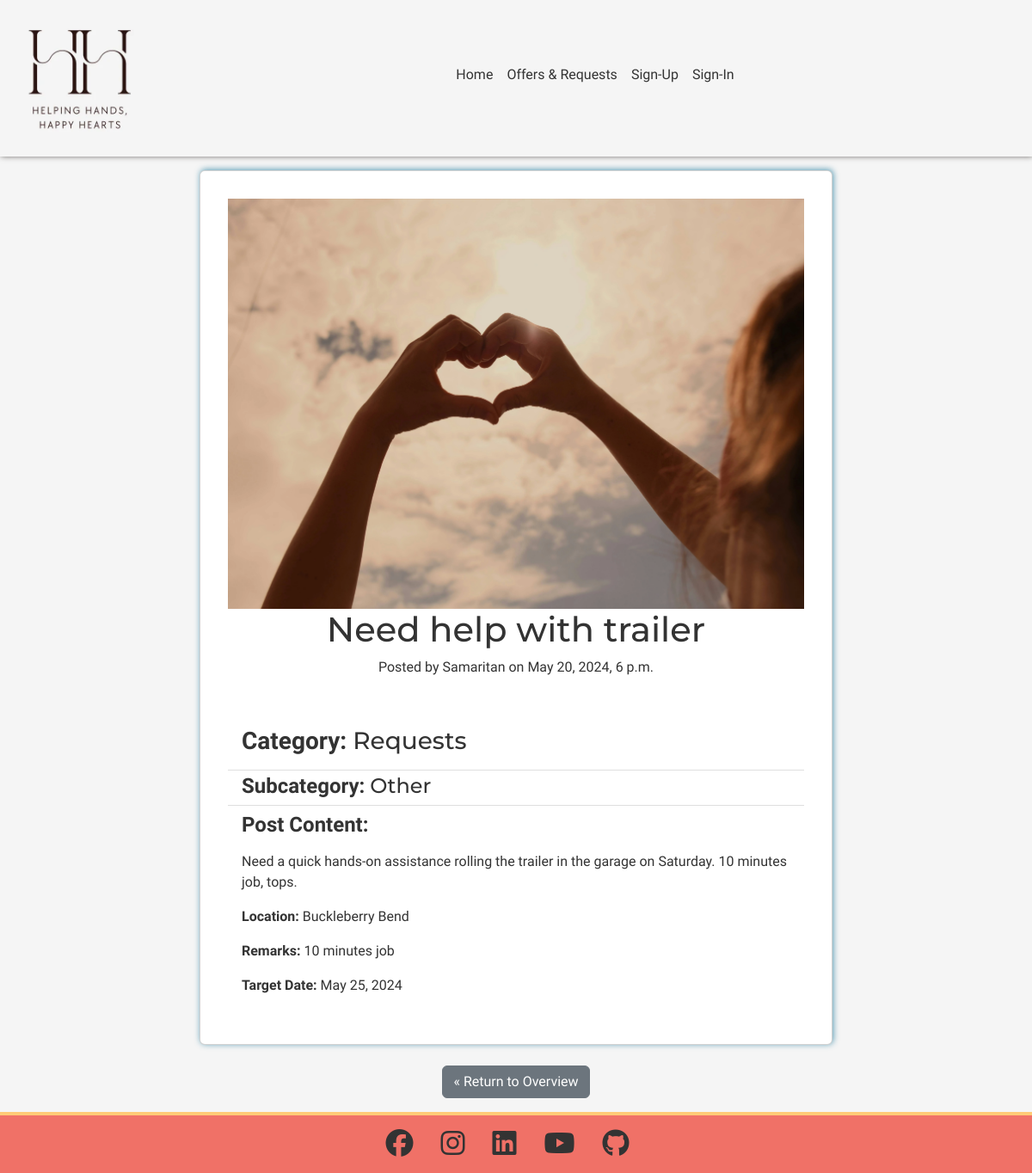
The app's page /board/post/need-help-with-trailer/ with its own data.
### board/models.py (models this page shows, shortened)
class Post(models.Model):
    author = models.ForeignKey(
        User, related_name="post_owner", on_delete=models.CASCADE
    )
    title = models.CharField(max_length=60, null=False, blank=False)
    slug = AutoSlugField(populate_from="title", always_update=True, unique=True)
    excerpt = models.CharField(max_length=500, null=False, blank=False)
    content = RichTextField(max_length=5000, null=False, blank=False)
    published_date = models.DateTimeField(auto_now_add=True)
    edited_date = models.DateTimeField(auto_now=True)
    status = models.IntegerField(choices=STATUS, default=0)
    location = models.ForeignKey(
        Location,
        related_name="post_location",
        null=True,
        blank=True,
        on_delete=models.SET_NULL
    )
    category = models.ForeignKey(
        Category,
        related_name="post_category",
        null=False,
        blank=False,
        on_delete=models.CASCADE
    )
    subcategory = models.ForeignKey(
        Subcategory,
        related_name="post_subcategory",
        null=True,
        blank=True,
        on_delete=models.SET_NULL
    )
    post_image = ResizedImageField(
        size=[400, None],
        upload_to="happyhelping/",
        null=True,
        blank=True,
        quality=75,
        force_format="webp"
    )
    availability = models.CharField(
        max_length=20,
        choices=AVAILABILITY_CHOICES,
        null=True,
        blank=True
    )
    tools_required = models.CharField(
        max_length=50, choices=TOOLS_REQUIRED, null=True, blank=True
    )
    remarks = models.TextField(max_length=250, null=True, blank=True)
    target_date = models.DateField(null=True, blank=True)
    likes = models.ManyToManyField(User, blank=True, related_name="liked_post")
    bookmarks = models.ManyToManyField(User, blank=True, related_name="bookmarked_post")
    class Meta:
        ordering = ["-published_date"]

class Category(models.Model):
    CATEGORIES = [
        ("offers", "Offers"),
        ("requests", "Requests"),
    ]
    category = models.CharField(max_length=8, choices=CATEGORIES)
    def __str__(self):
        return (
            self.get_category_display()
        )  # get_category_display returns "human-readable" value

class Subcategory(models.Model):
    SUBCATEGORIES = [
        ("borrow", "Borrow"),
        ("carpool", "Carpool"),
        ("gardening", "Gardening"),
        ("kids", "Kids"),
        ("leisure", "Leisure"),
        ("pets", "Pets"),
        ("repairs", "Repairs"),
        ("tech", "Tech"),
        ("other", "Other"),
    ]
    subcategory = models.CharField(max_length=10, choices=SUBCATEGORIES)
    def __str__(self):
        return (
            self.get_subcategory_display()
        )  # get_subcategory_display returns "human-readable" value

class Location(models.Model):
    LOCATION = [
        ("AA", "Arkenstone Avenue"),
        ("BB", "Buckleberry Bend"),
        ("CC", "Cobblestone Crossing"),
        ("EE", "Elderberry End"),
        ("FF", "Foxglove Field"),
        ("HH", "Harvest Hollow"),
        ("MM", "Marigold Mews"),
        ("OO", "Old Oak End"),
        ("PP", "Primrose Path"),
        ("RR", "Redleaf Rise"),
        ("SS", "Shirebrook Springs"),
        ("WW", "Windrush Way"),
    ]
    location = models.CharField(max_length=50, choices=LOCATION)
    def __str__(self):
        return (
            self.get_location_display()
        )  # get_location_display returns "human-readable" value

### board/views.py (the view)
# urls.py: path("post/<slug:slug>/", PostDetail.as_view(), name="post_detail"),
class PostDetail(DetailView):
    queryset = Post.objects.filter(status=1)
    template_name = "board/post_detail.html"
    model = Post
    context_object_name = "post"

### board/templates/board/post_detail.html (shortened to what this page needs)
{% extends 'base.html' %}
{% load static %}
{% load i18n %}
{% block content %}
<div class="container">
    <div class="row">
        <div class="col-md-8 offset-md-2">
            <div class="card mb-4 mt-3 box">
                <div class="card-body d-flex flex-column justify-content-center align-items-center m-3">
                    <div class="img-container">
                        {% if post.post_image %}
                        <img src="{{ post.post_image.url }}" alt="image for post {{ post.title }}" class="img-fluid">
                        {% else %}
                        <img src="{% static 'images/placeholder.webp' %}" alt="placeholder post image of hands forming a heart" class="img-fluid">
                        {% endif %}
                    </div>
                    <h1 class="text-center">{{ post.title }}</h1>
                    <p class="text-center">Posted by {{ post.author }} on {{ post.published_date }}</p>
                    <article class="card-text">
                        <ul class="list-group list-group-flush">
                            <li class="list-group-item">
                                <h2 class="card-title"><strong>Category: </strong>{{ post.category }}</h2>
                            </li>
                            <li class="list-group-item">
                                <h3 class="card-subtitle">
                                    {% if post.subcategory %}
                                    <strong>Subcategory: </strong>{{ post.subcategory }}
                                    {% endif %}
                                </h3>
                            </li>
                            <li class="list-group-item">
                                <h3><strong>Post Content: </strong></h3>
                                <p> {{ post.content | safe}}</p>
                                <p>
                                    {% if post.location %}
                                    <strong>Location: </strong>{{ post.location }}</p>
                                {% endif %}
                                <p>
                                    {% if post.remarks %}
                                    <strong>Remarks: </strong>{{ post.remarks }}
                                    {% endif %}
                                </p>
                                <p>
                                    {% if post.target_date %}
                                    <strong>Target Date: </strong>{{ post.target_date }}
                                    {% endif %}
                                </p>
                            </li>
                        </ul>
                    </article>
                </div>
            </div>
            <div class="d-flex justify-content-center align-items-center col-xs-8 col-s-6 mb-3">
                <a href="{% url 'board' %}" class="btn btn-secondary">&laquo; Return to Overview</a>
            </div>
        </div>
    </div>
</div>
{% endblock %}

### static/css/base.css (style rules this page uses)
:root { --black: #333333; --off-white: #F5F5F5; --warm-white: #FEF9EF; --coral: #F07167; --blue: #227C9D; --yellow: #FFCB77; --blue-box-shadow: 1px -1px 7px 0 rgba(34, 124, 157, 0.75); --black-box-shadow: 1px -1px 7px 0 #4E4A47; --border: 1px solid #4E4A47; }
* { margin: 0; padding: 0; box-sizing: border-box; font-family: "Work Sans", sans-serif; color: var(--black); }
html, body { height: 100%; }
body { display: flex; flex-direction: column; }
h1, h2, h3, h4, h5, h6 { font-family: "Montserrat", sans-serif; }
h2 { font-size: 1.75em; }
h3 { font-size: 1.5em; }
.box { box-shadow: var(--blue-box-shadow); }

### records on screen
Post: title "Need help with trailer", author "Samaritan", published_date "May 20, 2024, 6 p.m.", category "Requests", subcategory "Other", content "Need a quick hands-on assistance rolling the trailer in the garage on Saturday. 10 minutes job, tops.", location "Buckleberry Bend", remarks "10 minutes job", target_date "May 25, 2024"
